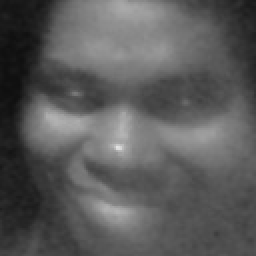
#> input picture dataset/custom/Alice Samah Akom_555666/img_001.jpg, 128 x 128 px (shown 2 times larger); its folder holds only this picture in this run
$ python 08_face_detection.py
#> lines starting #> are read from the running program, lines starting #| are printed output that depends on the picture
"""
=========================================================
DSA4050 COMPUTER VISION PROJECT

Module:
03 - Face Detection

Description:
Detect faces using OpenCV Haar Cascade and
save cropped faces.

=========================================================
"""

from common import *

import os
import cv2

# -------------------------------------------------------
# Paths
# -------------------------------------------------------

CASCADE_PATH = PROJECT_ROOT / "haarcascade" / "haarcascade_frontalface_default.xml"

INPUT_PATH = PROJECT_ROOT / "dataset" / "custom"

OUTPUT_PATH = PROJECT_ROOT / "dataset" / "cropped"

OUTPUT_PATH.mkdir(parents=True, exist_ok=True)

# -------------------------------------------------------
# Load Haar Cascade
# -------------------------------------------------------

face_detector = cv2.CascadeClassifier(str(CASCADE_PATH))

if face_detector.empty():
    raise FileNotFoundError(
        f"Could not load Haar Cascade.\nExpected at:\n{CASCADE_PATH}"
    )

# -------------------------------------------------------
# Statistics
# -------------------------------------------------------

total_images = 0
faces_detected = 0
faces_not_detected = 0

# -------------------------------------------------------
# Process Dataset
# -------------------------------------------------------

for person in sorted(os.listdir(INPUT_PATH)):

    person_folder = INPUT_PATH / person

    if not person_folder.is_dir():
        continue

    output_person = OUTPUT_PATH / person
    output_person.mkdir(exist_ok=True)

    for image_name in sorted(os.listdir(person_folder)):

        image_path = person_folder / image_name

        image = cv2.imread(str(image_path), cv2.IMREAD_GRAYSCALE)
#> image is the input picture: shape (128, 128); min 15, max 227, mean 90.5

        if image is None:
            continue

        total_images += 1

        faces = face_detector.detectMultiScale(
    image,
    scaleFactor=1.05,
    minNeighbors=3,
    minSize=(20, 20)
)
#> faces = [[8, 10, 109, 109]]
        image = cv2.equalizeHist(image)
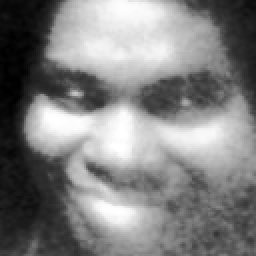
#> image: shape (128, 128) (shown 2 times larger); min 0, max 255, mean 128.5

        if len(faces) == 0:
            faces_not_detected += 1
            continue

        # Keep the largest detected face
        x, y, w, h = max(faces, key=lambda f: f[2] * f[3])
#> x = 8; y = 10; w = 109; h = 109

        face = image[y:y+h, x:x+w]
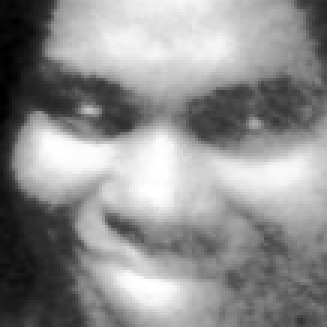
#> face: shape (109, 109) (shown 3 times larger); min 0, max 255, mean 143.3

        face = cv2.resize(face, (128,128))
#> face: shape (128, 128)

        save_path = output_person / image_name

        cv2.imwrite(str(save_path), face)

        faces_detected += 1
#> pass 2 of the loop `for person in sorted(os.listdir(INPUT_PATH)):`:
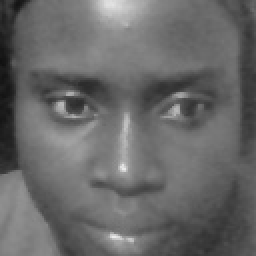
#> input picture dataset/custom/Ama Yirenkyiwaa Emelia_666777/img_007.jpg, 128 x 128 px (shown 2 times larger)
#> image is the input picture: shape (128, 128); min 16, max 235, mean 104.1
#> faces = [[9, 13, 106, 106]]
#> `image = cv2.equalizeHist(image)`:
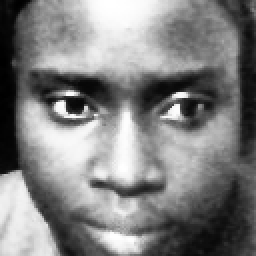
#> image: shape (128, 128) (shown 2 times larger); min 0, max 255, mean 128.8
#> x = 9; y = 13; w = 106
#> `face = cv2.resize(face, (128,128))`:
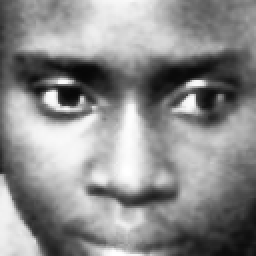
#> face: shape (128, 128) (shown 2 times larger); min 7, max 255, mean 139.9

# -------------------------------------------------------
# Summary
# -------------------------------------------------------

print("="*50)
print("FACE DETECTION SUMMARY")
print("="*50)

print(f"Images Processed      : {total_images}")
print(f"Faces Detected        : {faces_detected}")
print(f"No Face Detected      : {faces_not_detected}")

print("="*50)
print("Cropped faces saved to:")
print(OUTPUT_PATH)
print("="*50)
